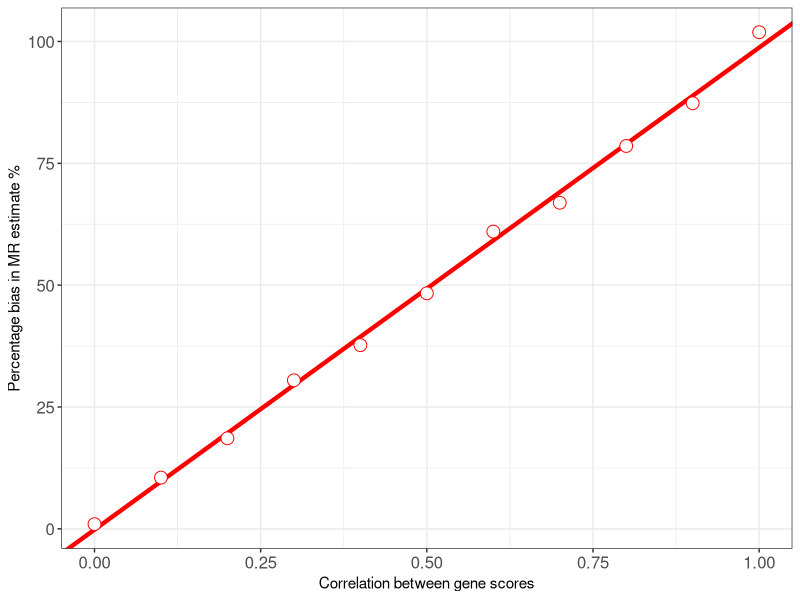

Here is the R script that generated this plot:
#Exploring SNPs score simulation
#After http://www.r-bloggers.com/instrumental-variables-simulation/

#Load used libraries
library(MASS)
library(ggplot2)

mr_corr_sim<-function(n_sample,score_corr,met_corr){
  
  #Generate x1 (metabolite 1) and x2 (Metabolite 2)
  x1StarAndx2Star <- mvrnorm(n_sample, c(20, 15), matrix(c(1, met_corr, met_corr, 1), 2, 2))
  
  #Summary of generated metabolites
  summary(x1StarAndx2Star)
  
  #Define the two metabolites
  x1Star <- x1StarAndx2Star[, 1]
  x2Star <- x1StarAndx2Star[, 2]
  
  #Generate scores
  z1Andz2 <- mvrnorm(n_sample, c(1, 1), matrix(c(1, score_corr, score_corr, 1), 2, 2))
  
  #Generate genetic scores z1 and z2 
  z1<-z1Andz2[,1]
  z2<-z1Andz2[,2]
  
  #Generate x1 and x2
  x1 <- x1Star+z1
  x2 <- x2Star+z2
  
  #Generate the risk factor
  y<-1+x1+x2+rnorm(n_sample, 0, 0.5)
  
  #Estimate full model
  full<-lm(y ~ x1 + x2)
  full_x1<-full$coefficients[2]
  
  #Estimate model without x2
  single<-lm(y ~ x1)
  single_x1<-single$coefficients[2]
  
  #Run IV two-stage IV
  x1Hat <- lm(x1 ~ z1)$fitted.values
  mrx1<-lm(y ~ x1Hat)
  mrx1_x1<-mrx1$coefficients[2]
  
  #Build result list
  out_list<-list(n_sample,score_corr,met_corr,full_x1,single_x1,mrx1_x1)
  
  #Retun list
  return(out_list)
}

#Test run
#mr_corr_sim(1000,0,0.5)

#Values to be considered
values_cons<-seq(0,1,0.1)

#Initialise matrix
mr_score_corr<-matrix(NA, nrow = length(values_cons), ncol = 6)

#Loop though values
for(i in 1:length(values_cons)){
  #Run mr_corr_sim function
  mr_score_corr[i,]<-unlist(mr_corr_sim(10000,values_cons[i],0.5))
  
}

#Results to dataframe
mr_score_dat<-as.data.frame(mr_score_corr)

#Name columns
names(mr_score_dat)<-c("N_of_sample","Gen_score_corr","Met_corr","Full_model","One_var_model","MR_model")

#Generate difference bwetween true and MR estimates
mr_score_dat$True_MR_per<-100*(-mr_score_dat$Full_model+mr_score_dat$MR_model)/mr_score_dat$Full_model

#Model between score correlation and bias oercentage
bias_mode<-lm(mr_score_dat$True_MR_per ~ mr_score_dat$Gen_score_corr)

# Add points
ggplot(data=mr_score_dat, aes(x=Gen_score_corr, y=True_MR_per, group=1)) +
  geom_abline(intercept = coef(bias_mode)[1], slope = coef(bias_mode)[2],
              colour="red", linetype="solid", size=1.5) +
  geom_point(colour="red", size=4, shape=21, fill="white") +
  labs(x = "Correlation between gene scores",
       y = "Percentage bias in MR estimate %") +
  theme_bw() +
  theme(axis.text = element_text(size=12))






